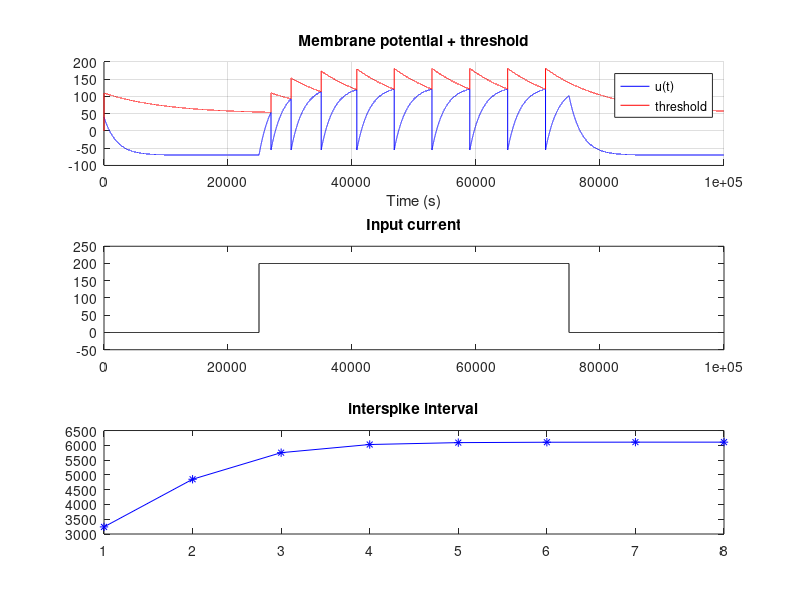

Write the MATLAB code that produced this figure.
close all
clc
clearvars

% Parameters
t_m = 20;        % Time constant for membrane potential
theta_0 = 60; % amount threshold jumps by
t_th = 100; % threshold adaptation time constant, how sharp the decay is
u_r = -55; % voltage reset
u_rest = -70; % resting potential
dt=0.01; %in seconds
spk_times=[];
counter=0;
u(1)=40; % intitial conditions u
u_th(1)=0;  % initial conditions threshold
I(1,1:25000)=0;
I(1,25000:75000)=200;
I(1,75000:100000)=0;


uth0=50;
% Calculate v_th(t)
for t=2:100000
    u(t)= u(t-1) + dt*(-(u(t-1) - u_rest) + I(t-1))/t_m;
    %    u_th(t) = u_th(t-1) + theta_0 * exp(-(t*dt) / t_th);
    if counter == 0
        u_th(t) = uth0 + theta_0 * exp(-(t*dt) / t_th);
    else
        exp_offset=0;
        for c=1:counter
            exp_offset = exp_offset + theta_0 * exp(-(t*dt - dt*spk_times(c)) / t_th);
        end
        u_th(t) = uth0 + exp_offset;
    end
    if (u(t)>=u_th(t))
        u(t)=u_r;
        counter=counter+1;
        spk_times(counter)=t;
       
    end
end
% figure
figure();
subplot(3,1,1)
hold on;
plot(u, 'b-', 'DisplayName', 'u(t)');
plot(u_th, 'r-', 'DisplayName', 'threshold');
xlabel('Time (s)');
ylabel('');
title('Membrane potential + threshold')
legend;
grid on;
subplot(3,1,2)
plot(I, 'k-')
title('Input current');
ylim([-50 250])
subplot(3,1,3)
plot(diff(spk_times), 'b-*')
title('interspike interval')
hold off



% 
% figure;
% plot(u_th, 'r-*', 'DisplayName', 'threshold');
